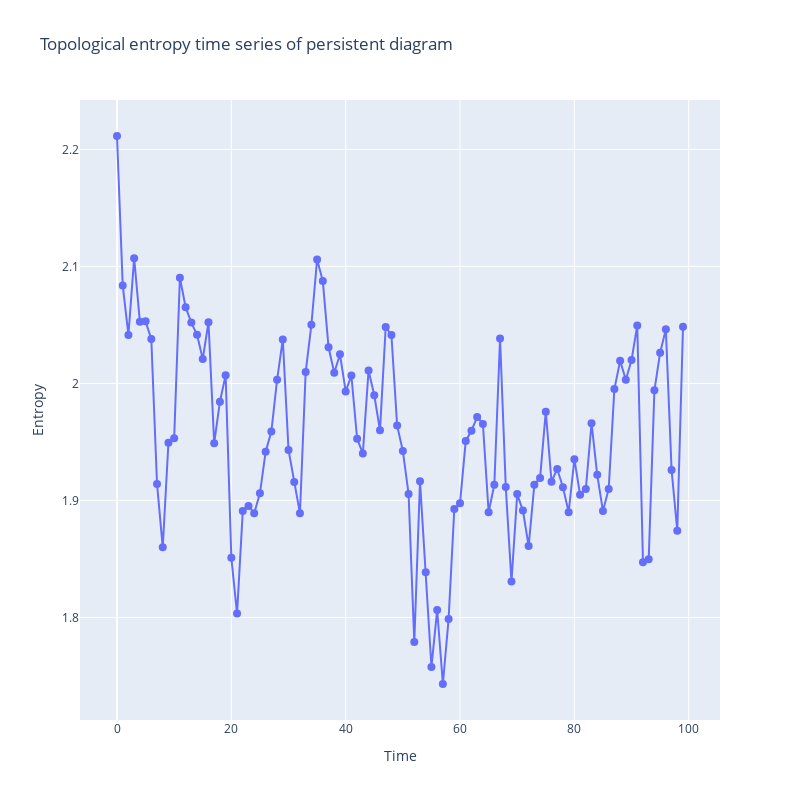

Notebook code cell kept with this figure:
### Markdown cell above
Now we can calculate the topological entropy of dimension 0 for each point cloud, for this we first calculate the persistence diagram, limit the bars that go to infinity and calculate the entropy. Finally we can plot the time series of the topology of how robots are located in each time and how they are moving.

Keep in mind that the first instant will have a very large entropy, or one of the largest, since by default Navground gives them very dispersed at the beginning of the experiment.

### Code cell
from gudhi.representations import DiagramSelector
entropias=[]
import gudhi as gd
for i in range(instantes):
    nube_puntos=ps[i,:,:2]
    persistence = calculaDiagramaPersistencia(nube_puntos,0)
    persistenciaL=limitaDiagrama(persistence,maxd)
    entropias.append(calculaEntropia(persistenciaL))
    # Option 2 with gudhi functions
    # persistenciaL = DiagramSelector(use=True).fit_transform([persistence]) # esta funcion elimina directamente los elementos del diagrama con infinitos, peude ser alternativa a limitaDiagrama
    # PE = Entropy()
    # entropias.append(PE.fit_transform([persistenciaL])[0][0])
    
dibujaEntropyTimeSerie(entropias)
dibujaEntropyTimeSerieInteractive(entropias)

### Figure 1 — Plotly figure (JSON) as saved in the notebook; plotly's stock layout.template omitted (floating-point values rounded to 4 significant figures)
{"data": [{"marker": {"size": 8}, "mode": "lines+markers", "type": "scatter", "x": [0, 1, 2, 3, 4, 5, 6, 7, 8, 9, 10, 11, 12, 13, 14, 15, 16, 17, 18, 19, 20, 21, 22, 23, 24, 25, 26, 27, 28, 29, 30, 31, 32, 33, 34, 35, 36, 37, 38, 39, 40, 41, 42, 43, 44, 45, 46, 47, 48, 49, 50, 51, 52, 53, 54, 55, 56, 57, 58, 59, 60, 61, 62, 63, 64, 65, 66, 67, 68, 69, 70, 71, 72, 73, 74, 75, 76, 77, 78, 79, 80, 81, 82, 83, 84, 85, 86, 87, 88, 89, 90, 91, 92, 93, 94, 95, 96, 97, 98, 99], "y": [2.212, 2.084, 2.041, 2.107, 2.053, 2.053, 2.038, 1.914, 1.86, 1.949, 1.953, 2.09, 2.065, 2.052, 2.042, 2.021, 2.052, 1.949, 1.984, 2.007, 1.851, 1.803, 1.891, 1.895, 1.889, 1.906, 1.942, 1.959, 2.003, 2.038, 1.943, 1.916, 1.889, 2.01, 2.05, 2.106, 2.087, 2.031, 2.009, 2.025, 1.993, 2.007, 1.953, 1.94, 2.011, 1.99, 1.96, 2.048, 2.041, 1.964, 1.942, 1.906, 1.779, 1.916, 1.839, 1.758, 1.806, 1.743, 1.799, 1.893, 1.898, 1.951, 1.96, 1.971, 1.965, 1.89, 1.913, 2.038, 1.911, 1.831, 1.905, 1.891, 1.861, 1.913, 1.919, 1.976, 1.916, 1.927, 1.911, 1.89, 1.935, 1.905, 1.91, 1.966, 1.922, 1.891, 1.91, 1.995, 2.019, 2.003, 2.02, 2.05, 1.847, 1.85, 1.994, 2.026, 2.046, 1.926, 1.874, 2.049]}], "layout": {"autosize": false, "height": 800, "title": {"text": "Topological entropy time series of persistent diagram"}, "width": 800, "xaxis": {"title": {"text": "Time"}}, "yaxis": {"title": {"text": "Entropy"}}}}
